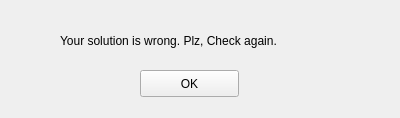
<?xml version="1.0" encoding="UTF-8"?>
<ui version="4.0">
 <class>Form</class>
 <widget class="QWidget" name="Form">
  <property name="geometry">
   <rect>
    <x>0</x>
    <y>0</y>
    <width>400</width>
    <height>118</height>
   </rect>
  </property>
  <property name="windowTitle">
   <string>Form</string>
  </property>
  <widget class="QLabel" name="label">
   <property name="geometry">
    <rect>
     <x>60</x>
     <y>10</y>
     <width>281</width>
     <height>61</height>
    </rect>
   </property>
   <property name="text">
    <string>Your solution is wrong. Plz, Check again.</string>
   </property>
  </widget>
  <widget class="QPushButton" name="pushButton">
   <property name="geometry">
    <rect>
     <x>140</x>
     <y>70</y>
     <width>99</width>
     <height>27</height>
    </rect>
   </property>
   <property name="text">
    <string>OK</string>
   </property>
  </widget>
 </widget>
 <resources/>
 <connections>
  <connection>
   <sender>pushButton</sender>
   <signal>clicked()</signal>
   <receiver>Form</receiver>
   <slot>close()</slot>
   <hints>
    <hint type="sourcelabel">
     <x>189</x>
     <y>83</y>
    </hint>
    <hint type="destinationlabel">
     <x>199</x>
     <y>58</y>
    </hint>
   </hints>
  </connection>
 </connections>
</ui>
